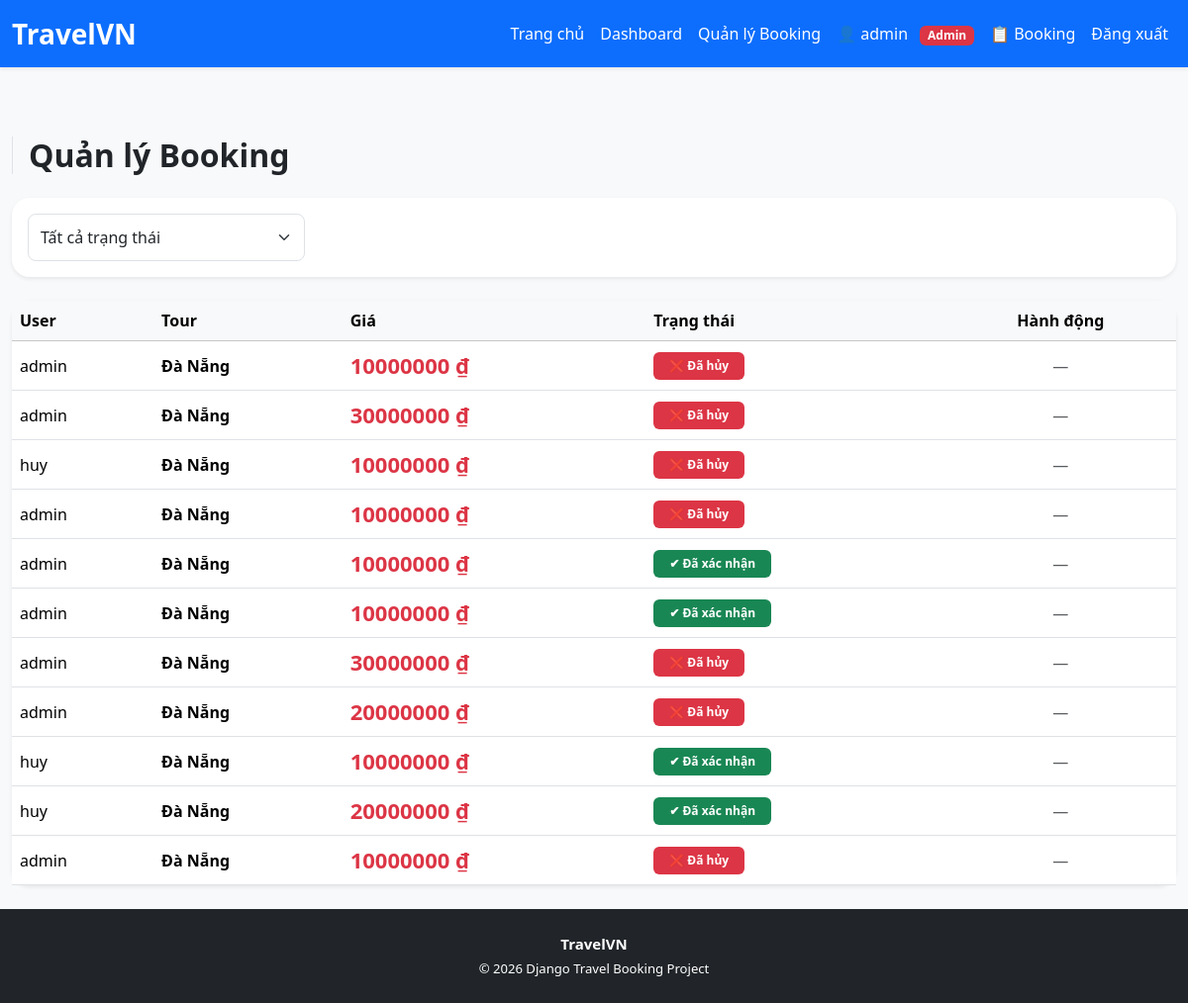
/dashboard/bookings/ (signed in), run on an earlier commit of the app's database.
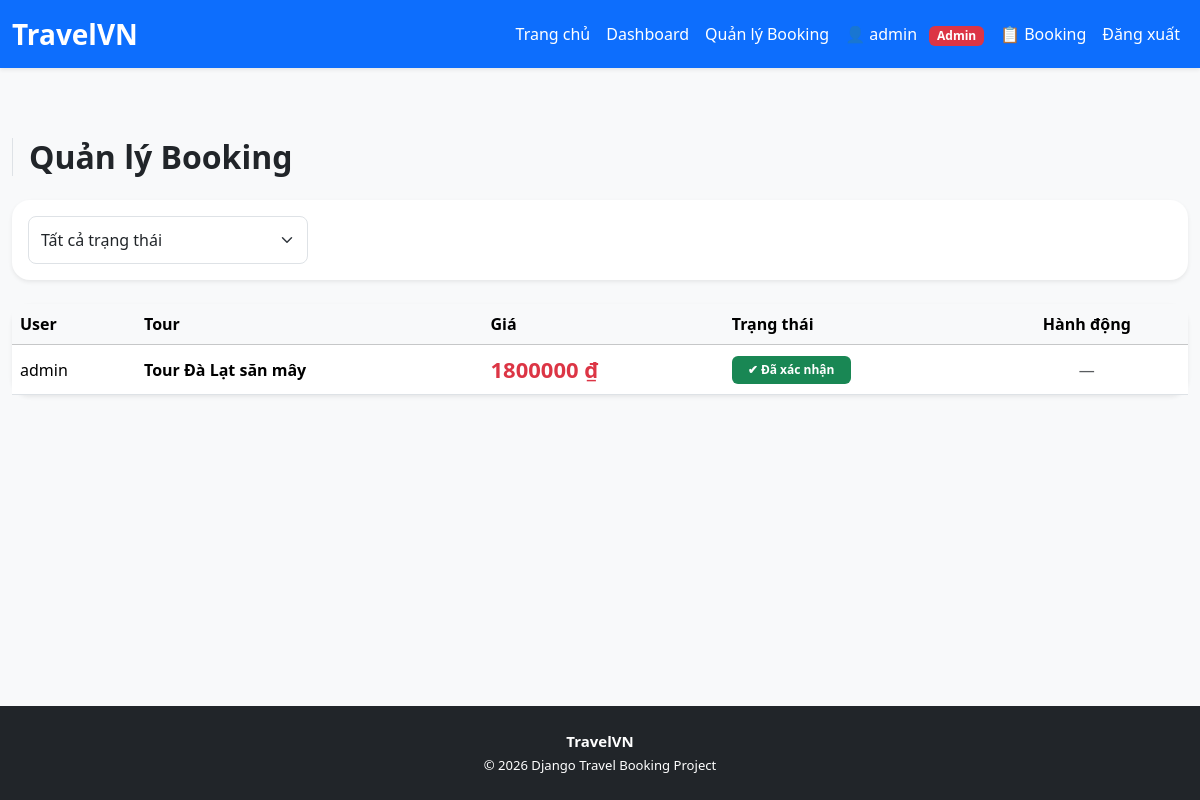
And on a later commit of the database.
### apps/bookings/models.py (models this page shows, shortened)
class Booking(models.Model):
    STATUS_CHOICES = [
        ('pending', 'Chờ xác nhận'),
        ('confirmed', 'Đã xác nhận'),
        ('cancelled', 'Đã hủy'),
        ('completed', 'Hoàn thành'),
    ]
    user = models.ForeignKey(User, on_delete=models.CASCADE)
    tour = models.ForeignKey(Tour, on_delete=models.CASCADE)
    quantity = models.PositiveIntegerField(default=1)
    total_price = models.DecimalField(
        max_digits=12,
        decimal_places=2
    )
    status = models.CharField(
        max_length=20,
        choices=STATUS_CHOICES,
        default='pending'
    )
    booked_at = models.DateTimeField(auto_now_add=True)
    updated_at = models.DateTimeField(auto_now=True)
    class Meta:
        ordering = ['-booked_at']

### apps/tours/models.py (models this page shows, shortened)
class Tour(models.Model):
    name = models.CharField(max_length=200, db_index=True)
    destination = models.CharField(max_length=100, db_index=True)
    price = models.DecimalField(max_digits=12, decimal_places=2, db_index=True)
    duration = models.PositiveIntegerField(help_text="Số ngày")
    slots = models.PositiveIntegerField(default=10)
    description = models.TextField()
    image = models.ImageField(upload_to='tours/', blank=True, null=True)
    created_at = models.DateTimeField(auto_now_add=True, db_index=True)
    featured = models.BooleanField(default=False, db_index=True)

### apps/dashboard/views.py (the view)
# urls.py: path('bookings/', views.manage_booking_view, name='manage_bookings'),
@staff_member_required
def manage_booking_view(request):
    status = request.GET.get('status')
    bookings = Booking.objects.select_related(
        'user', 'tour').order_by('-booked_at')
    if status:
        bookings = bookings.filter(status=status)
    context = {
        'bookings': bookings
    }
    return render(request, 'dashboard/bookings.html', context)

### core/templatetags/money.py (called while the page is built)
@register.filter
def money(value):
    if value is None:
        return ""
    value = int(value)
    return f"{intcomma(value).replace(',', '.')} ₫"

### templates/dashboard/bookings.html (shortened to what this page needs)
{% extends 'base.html' %}
{% load money %}
{% block content %}
<h2 class="fw-bold mb-4 border-start ps-3" style="border-color:#0d6efd;">
    Quản lý Booking
</h2>
<div class="card shadow-sm border-0 mb-4">
    <div class="card-body">
        <form method="get" class="row g-2 align-items-center">
            <div class="col-md-3">
                <select name="status"
                        class="form-select"
                        onchange="this.form.submit()">
                    <option value="">Tất cả trạng thái</option>
                </select>
            </div>
        </form>
    </div>
</div>
<div class="card shadow-sm border-0">
    <div class="table-responsive">
        <table class="table table-hover align-middle mb-0">
            <thead class="table-light">
                <tr>
                    <th>User</th>
                    <th>Tour</th>
                    <th>Giá</th>
                    <th>Trạng thái</th>
                    <th class="text-center">Hành động</th>
                </tr>
            </thead>
            <tbody>
            {% for b in bookings %}
                <tr>
                    <td>{{ b.user.username }}</td>
                    <td>
                        <strong>{{ b.tour.name }}</strong>
                    </td>
                    <td class="text-danger fw-bold">
                        {{ b.total_price|money }}
                    </td>
                    <td>
                        {% if b.status == 'pending' %}
                            <span class="badge bg-warning text-dark px-3 py-2">
                                ⏳ {{ b.get_status_display }}
                            </span>
                        {% elif b.status == 'confirmed' %}
                            <span class="badge bg-success px-3 py-2">
                                ✔ {{ b.get_status_display }}
                            </span>
                        {% elif b.status == 'cancelled' %}
                            <span class="badge bg-danger px-3 py-2">
                                ❌ {{ b.get_status_display }}
                            </span>
                        {% endif %}
                    </td>
                    <td class="text-center">
                        {% if b.status == 'pending' %}
                        <div class="d-flex justify-content-center gap-2">
                            <a href="{% url 'confirm_booking' b.id %}"
                               class="btn btn-success btn-sm">
                                ✔ Duyệt
                            </a>
                            <a href="{% url 'cancel_booking' b.id %}"
                               class="btn btn-danger btn-sm"
                               onclick="return confirm('Xác nhận hủy booking?')">
                                ❌ Hủy
                            </a>
                        </div>
                        {% else %}
                            <span class="text-muted">—</span>
                        {% endif %}
                    </td>
                </tr>
            {% empty %}
                <tr>
                    <td colspan="5" class="text-center py-4 text-muted">
                        Không có booking nào
                    </td>
                </tr>
            {% endfor %}
            </tbody>
        </table>
    </div>
</div>
{% endblock %}

What changed in the data, as far as the page shows it:
removed Booking: user.username "admin", tour.name "Đà Nẵng", total_price "10000000 ₫", status "Đã hủy"
removed Booking: user.username "admin", tour.name "Đà Nẵng", total_price "30000000 ₫", status "Đã hủy"
removed Booking: user.username "huy", tour.name "Đà Nẵng", total_price "10000000 ₫", status "Đã hủy"
removed Booking: user.username "admin", tour.name "Đà Nẵng", total_price "10000000 ₫", status "Đã hủy"
removed Booking: user.username "admin", tour.name "Đà Nẵng", total_price "10000000 ₫", status "Đã xác nhận"
removed Booking: user.username "admin", tour.name "Đà Nẵng", total_price "10000000 ₫", status "Đã xác nhận"
removed Booking: user.username "admin", tour.name "Đà Nẵng", total_price "30000000 ₫", status "Đã hủy"
removed Booking: user.username "admin", tour.name "Đà Nẵng", total_price "20000000 ₫", status "Đã hủy"
removed Booking: user.username "huy", tour.name "Đà Nẵng", total_price "10000000 ₫", status "Đã xác nhận"
removed Booking: user.username "huy", tour.name "Đà Nẵng", total_price "20000000 ₫", status "Đã xác nhận"
removed Booking: user.username "admin", tour.name "Đà Nẵng", total_price "10000000 ₫", status "Đã hủy"
added Booking: user.username "admin", tour.name "Tour Đà Lạt săn mây", total_price "1800000 ₫", status "Đã xác nhận"
